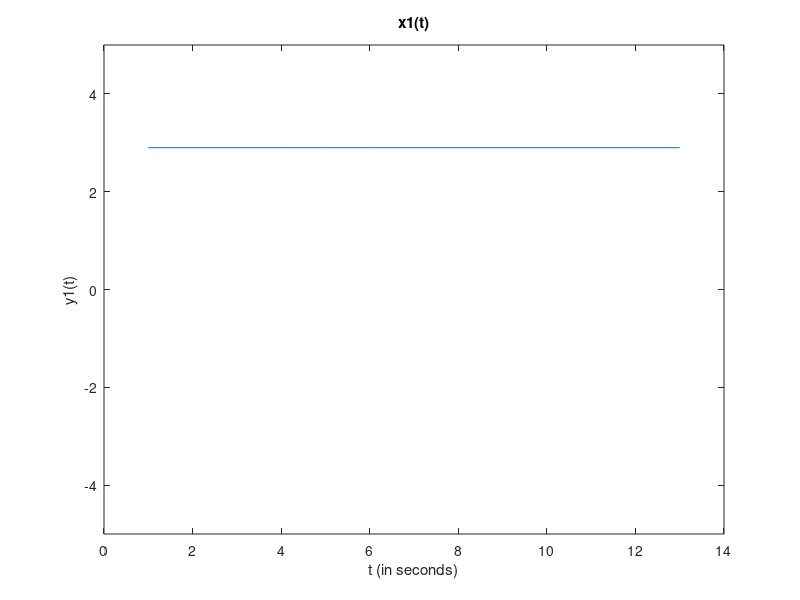
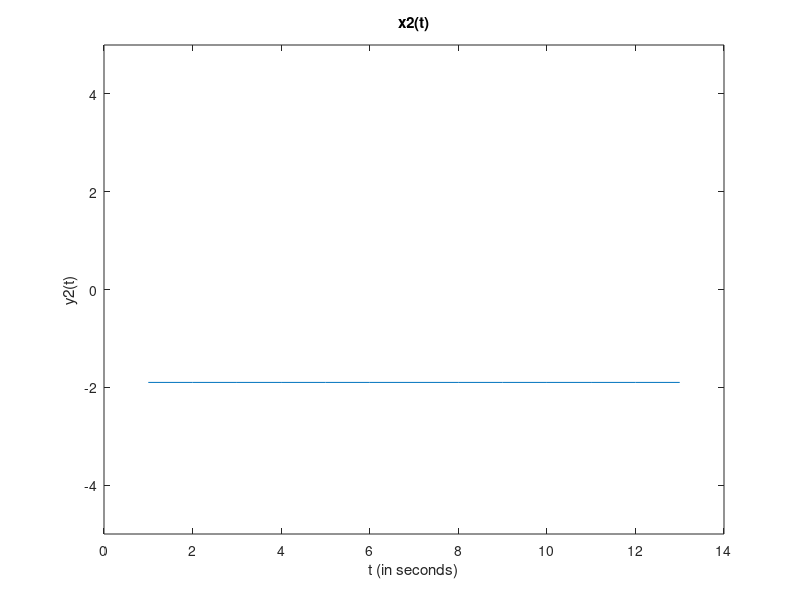
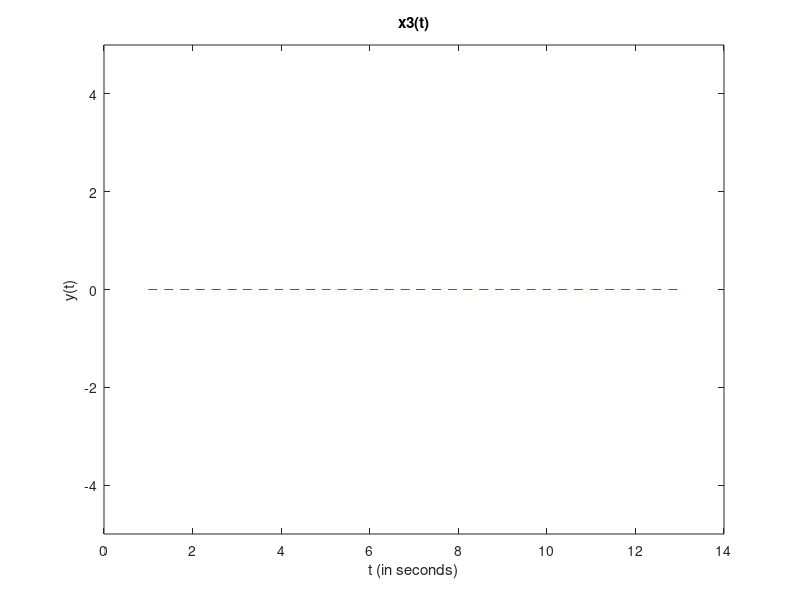
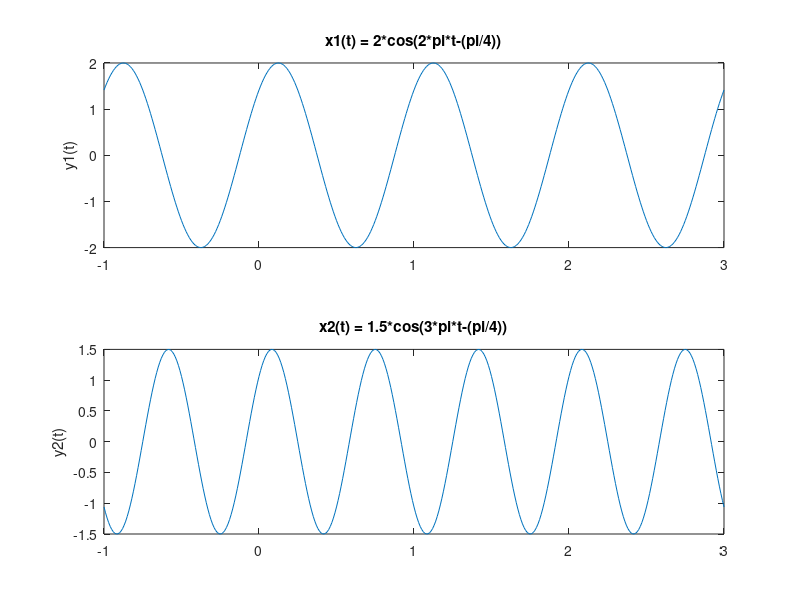

Write the MATLAB code that produced these figures, in order. (Note: this script raises an error after producing the figures.)
%%
clc;
clear;

%problem 2; sys_rep

G = 2;
b = 0.5;

x = -2:1:10;
x1(1:length(x)) = 1.2;
x2(1:length(x)) = -1.2;
y = G*x+b;

y1 = G*x1+b;
y2 = G*x2+b;

%{
figure;
title('First plot');
xlabel('t (in seconds)');
ylabel('y(t)');
plot(x,y);
grid on
%}

figure;
plot(y1);
title('x1(t)');
xlabel('t (in seconds)');
ylabel('y1(t)');
ylim([-5 5])
grid off

figure;
plot(y2);
title('x2(t)');
xlabel('t (in seconds)');
ylabel('y2(t)');
ylim([-5 5])
grid off

a1 = 1;
a2 = 1;

%problem 3
x3 = a1*x1 + a2*x2;

figure;
plot(x3,'--');
title('x3(t)');
xlabel('t (in seconds)');
ylabel('y(t)');
ylim([-5 5])
grid off

%problem 6
t = -1:0.01:3;

sinusoid_x1 = 2*cos(2*pi*t - (pi/4));
sinusoid_x2 = 1.5*cos(3*pi*t - (pi/4));

sinusoid_y1 = G*sinusoid_x1+b;
sinusoid_y2 = G*sinusoid_x2+b;

figure;
subplot(2,1,1)
plot(t,sinusoid_x1)
title('x1(t) = 2*cos(2*pi*t-(pi/4))');
ylabel('y1(t)');

subplot(2,1,2)
plot(t,sinusoid_x2)
title('x2(t) = 1.5*cos(3*pi*t-(pi/4))');
ylabel('y2(t)');

%problem 7 (how many subplots 2, or 3?
a1_2 = 3;
a2_2 = 4;

x3_2 = a1_2*sinusoid_x1  + a2_2*sinusoid_x2;

y3_2 = a1*sinusoid_y1  + a2*sinusoid_y2;

figure;

subplot(3,1,1)
plot(x3_2);
title('yn(t) = 3x1(t) +4x2(t)');
xlabel('t (in seconds)');
ylabel('x3(t)');
ylim([-15 15])

subplot(3,1,2)
plot(y3_2);
title('yn(t) = 3y1(t) +4y2(t)');
xlabel('t (in seconds)');
ylabel('y3(t)');
ylim([-15 15])
grid off

%problem 9
%{
t = -7:0.01:7;
x_unit = heaviside(t+1) - heaviside(t-2);
y_t = x_unit(2*t);

figure;

plot(t,x_unit)
ylim([-5 5])
%}

%Part 9
t=-7:.01:7;
x=heaviside(t+1)- heaviside(t-2);
y=(heaviside(2*t+1)- heaviside(2*t-2));
figure;
subplot (2,1,1), plot(t,x), title('x(t)'), xlabel('t'), ylabel('x(t)'), axis([-2 3 0 2]);
subplot(2,1,2), plot(t,y), title('y(t)'), xlabel('t'), ylabel('x(2*t)'),axis([-2 3 0 2]);

%part 10
xd=heaviside(t-2+1)- heaviside(t-2-2);
yd=heaviside(2*t-2+1)- heaviside(2*t-2-2);
figure;
subplot (3,1,1), plot(t,xd), title('xd'), xlabel('t'), ylabel('x(t-2)'), axis([-1 4.5 0 2]);
subplot(3,1,2), plot(t,yd), title('yd'), xlabel('t'), ylabel('x(2t-2)'),axis([-1 4.5 0 2]);

%Part 11
y_del=(heaviside(t-2+1)- heaviside(t-2-2));
figure;
subplot (3,1,3), plot(t,xd), title('Ydel'), xlabel('t'), ylabel('Y(t-2)'), axis([-1 4.5 0 2]);
close all

%part 12
t=-4:.01:6;
for i=1:length(t)
if  t(i)<=-2
X(i)=0;

elseif  t(i)<=0
  
X(i)=1.5*t(i)+3; 

elseif  t(i)<=4
X(i)=3-.75*t(i);

else 
X(i)=0;
 
end

end
figure;
plot(t,X)
title ('piecewise')
xlabel('t')
ylabel('x(t)')


% Part 13
t=-4:.01:6;
T=2.*t
for i=1:length(T)
if  T(i)<=-2
Y(i)=0;

elseif  T(i)<=0
 
Y(i)=(1.5*T(i)+3); 

elseif  T(i)<=4
Y(i)=3-.75*T(i);

else 
Y(i)=0;

end
 
end
hold on
figure;
plot(t,Y)
title('compressed piecewise')
xlabel('t')
ylabel('x(2t)')


%problem 14
t_dec=t-1;
for i=1:length(t)
if  t_dec(i)<=-2
Xd(i)=0;

elseif  t_dec(i)<=0
 
Xd(i)=1.5*t_dec(i)+3; 

elseif  t_dec(i)<=4
Xd(i)=3-.75*t_dec(i);

else 
Xd(i)=0;

end

end

plot(t,Xd)
title ('Xd')
xlabel('t')
ylabel('x(t-1)')



%Prob 14b
T_compressed=(2*t_dec)
for i=1:length(t)
if  T_compressed(i)<=-2
Yd(i)=0;

elseif  T_compressed(i)<=0
 
Yd(i)=1.5*T_compressed(i)+3; 

elseif  T_compressed(i)<=4
Yd(i)=3-.75*T_compressed(i);

else 
Yd(i)=0;

end

end

plot(t,Yd)
title ('Xd compressed')
xlabel('t')
ylabel('x(2*(t-1))')


%Prob 14c 
T_dec=T-1
for i=1:length(t)
if  T_dec(i)<=-2
Ydc(i)=0;

elseif  T_dec(i)<=0
 
Ydc(i)=1.5*T_dec(i)+3; 

elseif  T_dec(i)<=4
Ydc(i)=3-.75*T_dec(i);

else 
Ydc(i)=0;

end

end

plot(t,Ydc)
title ('ydc compressed and delayed once again')
xlabel('t')
ylabel('x(2*(t-1))')


%Problem 15
figure;
subplot (3,1,1), plot(t,Xd),title ('Xd') ,xlabel('t'), ylabel('x(t-1)'),grid on;
subplot (3,1,2), plot(t,Yd)
title ('Yd')
xlabel('t')
ylabel('x(2*(t-1))')
grid on;
subplot(3,1,3), plot(t,Ydc)
title ('Ydc')
xlabel('t')
ylabel('x(2*(t-1)-1)');
grid on 


function [y]=sys_resp(x)
y=2*x+.5;
end



